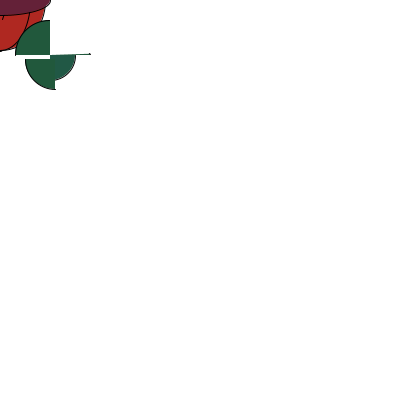
Frame 1 (no input)
Frame 60 (the mouse pressed at the canvas centre just before this capture): identical to frame 1, image omitted
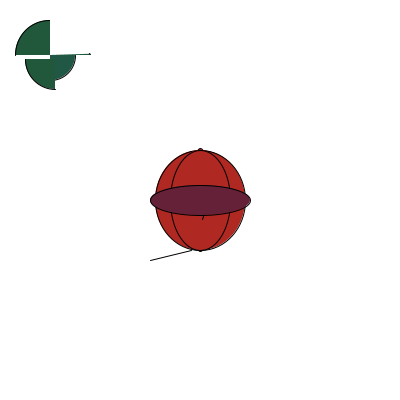
Frame 120 (the mouse held since frame 60 and released just before this capture)

The Processing sketch that drew these frames (run headless with seeded random() and noise(); from frame 60 on, the mouse is pressed at the canvas centre):

// Processing sketch: processing_51420
// ── processing_51420.pde

void setup () {
  size(400,400);
  smooth();
  frameRate(30);}
  
  void draw() {
    ///background
    background(255);
    stroke(0);
    fill(175,40,33);
    ellipse(mouseX,mouseY,20,103);
    ellipse(mouseX,mouseY,90,100);
   ellipse(mouseX,mouseY,60,100); 
  
  
  fill(33,88,69);
    arc(50, 55, 50, 50, 0, PI/2);
fill(33,88,60);
arc(55, 59, 60, 60, PI/2, PI);
arc(50, 55, 70, 70, PI, TWO_PI-PI/2);
arc(50, 55, 80, 80, TWO_PI-PI/100, TWO_PI);
    
    stroke(0);
    fill(100,33,56);
     
  line(mouseX-9,mouseY+50,pmouseX-50,mouseY+60);
  line(mouseX+2,mouseY+19,pmouseX+9,pmouseY-2); 
  ellipse(mouseX,mouseY,100,30);}
  
 void mousePressed() {
    stroke(0);
    fill(17,33,55);
    ellipseMode(CENTER);
  ellipse(mouseX,mouseY,13,19);
  ellipse(mouseX,mouseY,12,12);
 
 ellipse(mouseX+2,mouseY-8,pmouseX-5,pmouseY+3); }
  


 
